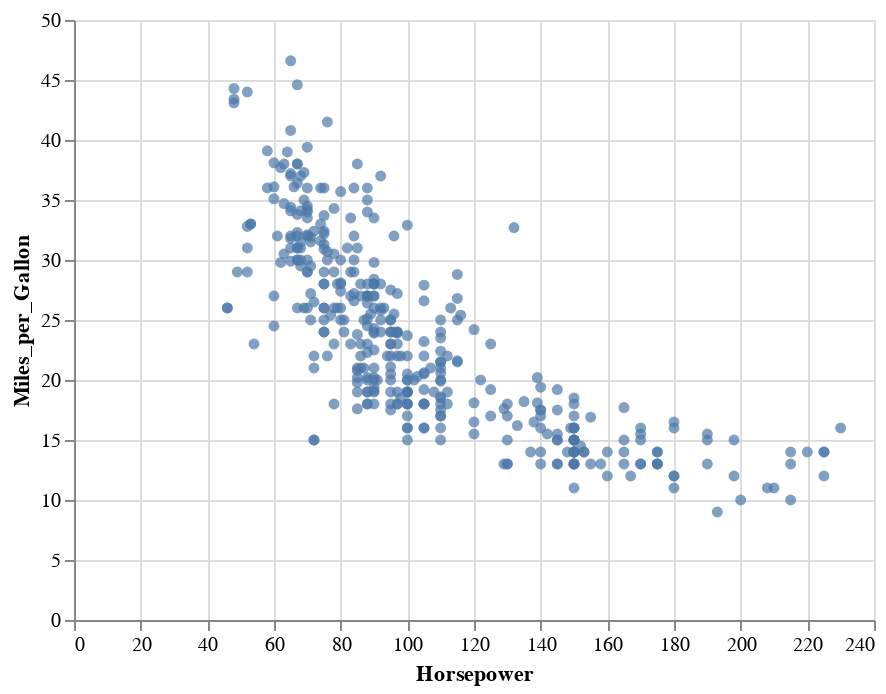

This figure's notebook cell:
### Code cell
alt.Chart(cars).mark_circle().encode(
    x = 'Horsepower',
    y = 'Miles_per_Gallon'
)

### Figure 1 — Vega-Lite specification as saved in the notebook (floating-point values rounded to 4 significant figures; data arrays with more than 128 entries replaced by an {"elided": "..."} marker saying what was removed)
{"config": {"view": {"continuousWidth": 400, "continuousHeight": 300}}, "data": {"name": "data-8e25068d8b9a578f41a59c91e539d690"}, "mark": "circle", "encoding": {"x": {"type": "quantitative", "field": "Horsepower"}, "y": {"type": "quantitative", "field": "Miles_per_Gallon"}}, "$schema": "https://vega.github.io/schema/vega-lite/v4.8.1.json", "datasets": {"data-8e25068d8b9a578f41a59c91e539d690": {"elided": "406 records"}}}
